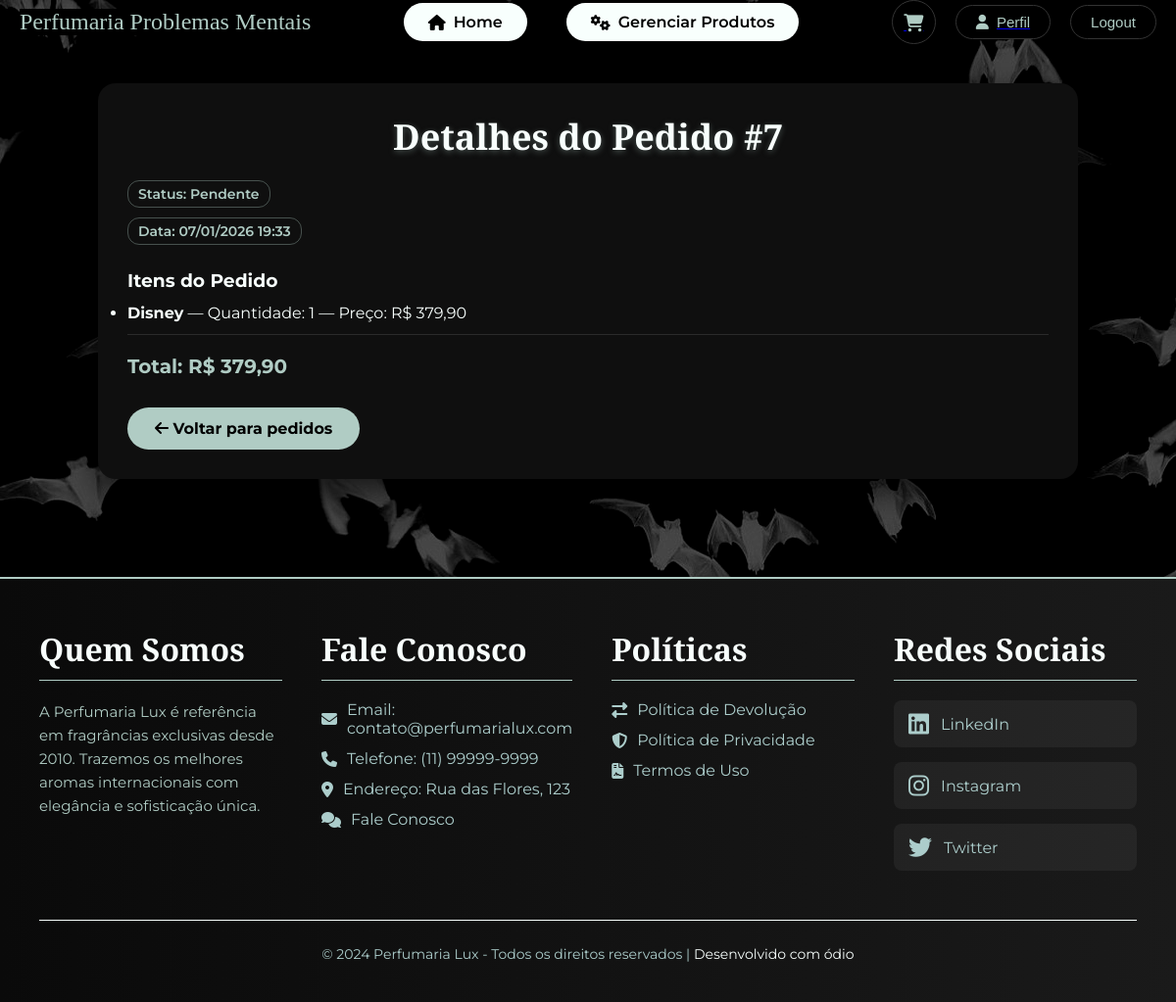
The page /pedidos/7/ (signed in) on the database its author committed.
### perfumaria/models.py (models this page shows, shortened)
class Pedido(models.Model):
    STATUS_CHOICES = [
        ("P", "Pendente"),
        ("PA", "Pago"),
        ("E", "Enviado"),
    ]
    cliente = models.ForeignKey(
        User, on_delete=models.CASCADE, related_name="pedidos"
    )
    endereco_entrega = models.ForeignKey(
        EnderecoEntrega, on_delete=models.PROTECT, related_name="pedidos"
    )
    data_pedido = models.DateTimeField(auto_now_add=True)
    status = models.CharField(max_length=2, choices=STATUS_CHOICES, default="P")
    def total_pedido(self):
        return sum(item.quantity * item.produto.preco for item in self.itens.all())

class ItemPedido(models.Model):
    pedido = models.ForeignKey(Pedido, on_delete=models.CASCADE, related_name="itens")
    produto = models.ForeignKey(Perfume, on_delete=models.CASCADE)
    quantity = models.IntegerField()
    preco = models.DecimalField(max_digits=10, decimal_places=2)

class Perfume(models.Model):
    nome = models.CharField(max_length=200)
    descricao = models.TextField(blank=True, null=True)
    preco = models.DecimalField(max_digits=10, decimal_places=2)
    categoria = models.ForeignKey(Categoria, on_delete=models.CASCADE, related_name='perfumes')
    estoque = models.SmallIntegerField(default=0)  # Adicione default=0
    imagem = models.ImageField(
        upload_to='perfumes/',
        blank=True,
        null=True,
        verbose_name="Foto do Perfume",
        help_text="Formatos suportados: JPG, PNG, GIF. Tamanho máximo: 5MB"
    )
    destaque = models.BooleanField(default=False)
    data_cadastro = models.DateTimeField(auto_now_add=True)

### perfumaria/views.py (the view)
# urls.py: path('pedidos/<int:pedido_id>/', views.detalhe_pedido, name='detalhe_pedido'),
def detalhe_pedido(request, pedido_id):
    pedido = get_object_or_404(Pedido, id=pedido_id, cliente=request.user)
    return render(request, 'perfumaria/detalhe_pedido.html', {'pedido': pedido})

### perfumaria/context_processors.py (called while the page is built)
def categorias_context(request):
    Categoria = apps.get_model('perfumaria', 'Categoria')
    FooterInfo = apps.get_model('perfumaria', 'FooterInfo')
    try:
        categorias = Categoria.objects.all().order_by('ordem')
    except Exception:
        categorias = []
    try:
        footer_info = FooterInfo.objects.first()
    except Exception:
        footer_info = None
    return {
        'categorias': categorias,
        'footer_info': footer_info,
    }

def user_pedidos_context(request):
    if request.user.is_authenticated:
        Pedido = apps.get_model('perfumaria', 'Pedido')
        try:
            meus_pedidos_count = Pedido.objects.filter(cliente=request.user).count()
            meus_pedidos_pendentes = Pedido.objects.filter(cliente=request.user, status='P').count()
            return {
                'meus_pedidos_count': meus_pedidos_count,
                'meus_pedidos_pendentes': meus_pedidos_pendentes,
                'ultimos_pedidos': Pedido.objects.filter(cliente=request.user).order_by('-data_pedido')[:3]
            }
        except Exception:
            return {
                'meus_pedidos_count': 0,
                'meus_pedidos_pendentes': 0,
                'ultimos_pedidos': []
            }
    return {
        'meus_pedidos_count': 0,
        'meus_pedidos_pendentes': 0,
        'ultimos_pedidos': []
    }

### perfumaria/templates/perfumaria/detalhe_pedido.html (shortened to what this page needs)
{% extends 'perfumaria/base.html' %}
{% block content %}
<div class="pedido-detail-container">
    <h2>Detalhes do Pedido #{{ pedido.id }}</h2>
    <div class="pedido-info">
        <p><span class="pedido-badge">Status: {{ pedido.get_status_display }}</span></p>
        <p><span class="pedido-badge">Data: {{ pedido.data_pedido|date:"d/m/Y H:i" }}</span></p>
    </div>
    <div class="pedido-itens">
        <h3>Itens do Pedido</h3>
        {% if pedido.itens.exists %}
            <ul>
                {% for item in pedido.itens.all %}
                    <li>
                        <strong>{{ item.produto.nome }}</strong> — Quantidade: {{ item.quantity }} —
                        Preço: R$ {{ item.preco|floatformat:2 }}
                    </li>
                {% endfor %}
            </ul>
        {% else %}
            <p class="text-muted fst-italic">Nenhum item neste pedido.</p>
        {% endif %}
    </div>
    <div class="pedido-total">
        Total: R$ {{ pedido.total_pedido|floatformat:2 }}
    </div>
    <a href="{% url 'perfumaria:lista_pedidos' %}" class="btn-voltar-pedido">
        <i class="fas fa-arrow-left"></i> Voltar para pedidos
    </a>
</div>
{% endblock %}

### perfumaria/templates/perfumaria/detalhe_pedido.html (style rules this page uses)
:root { --accent: #b0ccc4; --accent-soft: rgba(176, 204, 196, 0.35); --bg-dark: #0f0f0f; --text-light: #F8FFFD; }
.pedido-detail-container { max-width: 1000px; margin: 40px auto; padding: 30px; background: var(--bg-dark); color: var(--text-light); border-radius: 18px; box-shadow: 0 12px 35px rgba(0,0,0,0.7); }
.pedido-detail-container h2 { font-family: 'Alegreya SC', cursive; font-size: 36px; margin-bottom: 20px; text-align: center; text-shadow: 0 2px 6px var(--accent-soft); }
.pedido-info p { font-size: 16px; margin-bottom: 10px; }
.pedido-itens { margin-top: 25px; }
.pedido-itens li { padding: 12px 0; border-bottom: 1px solid #2a2a2a; }
.pedido-badge { display: inline-block; font-size: 14px; font-weight: 600; padding: 4px 10px; border-radius: 12px; border: 1px solid var(--accent-soft); color: var(--accent); margin-right: 10px; }
.pedido-total { font-size: 20px; font-weight: bold; margin-top: 20px; color: var(--accent); }
.btn-voltar-pedido { display: inline-block; margin-top: 30px; padding: 12px 28px; font-weight: bold; border-radius: 30px; background: var(--accent); color: #000 !important; text-decoration: none; transition: all 0.3s ease; }

### rows shown on the page
Pedido: id "7", status "Pendente", data_pedido "07/01/2026 19:33", total_pedido "379,90"
ItemPedido: produto.nome "Disney", quantity "1", preco "379,90"
